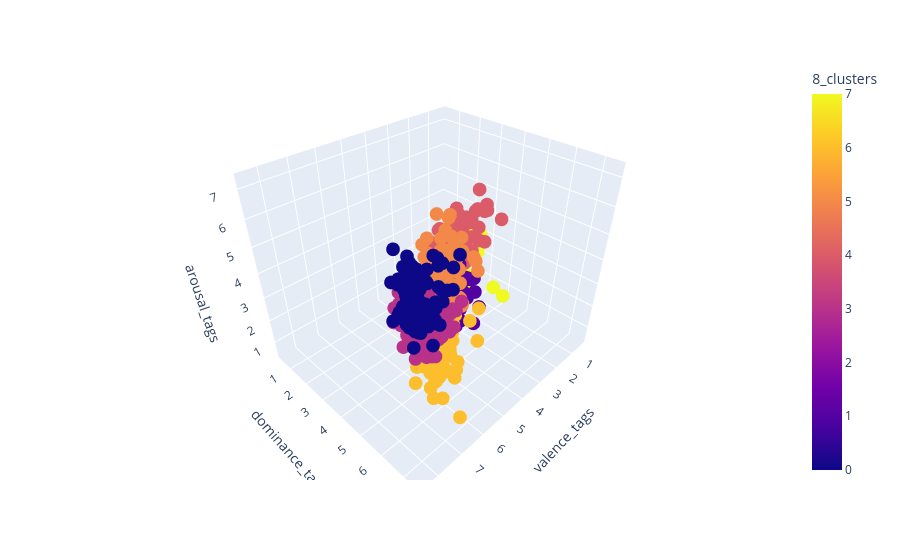

Notebook cell for this chart:
### Code cell
import plotly.express as px

fig = px.scatter_3d(y, x='valence_tags', y='dominance_tags', z='arousal_tags',
              color='8_clusters')
fig.show()

### Figure 1 — Plotly figure (JSON) as saved in the notebook; plotly's stock layout.template omitted (floating-point values rounded to 4 significant figures; data arrays with more than 128 entries replaced by an {"elided": "..."} marker saying what was removed)
{"data": [{"hovertemplate": "valence_tags=%{x}<br>dominance_tags=%{y}<br>arousal_tags=%{z}<br>8_clusters=%{marker.color}<extra></extra>", "legendgroup": "", "marker": {"color": {"elided": "1697 int values"}, "coloraxis": "coloraxis", "symbol": "circle"}, "mode": "markers", "name": "", "scene": "scene", "showlegend": false, "type": "scatter3d", "x": {"elided": "1697 float values"}, "y": {"elided": "1697 float values"}, "z": {"elided": "1697 float values"}}], "layout": {"coloraxis": {"colorbar": {"title": {"text": "8_clusters"}}, "colorscale": [[0, "#0d0887"], [0.1111, "#46039f"], [0.2222, "#7201a8"], [0.3333, "#9c179e"], [0.4444, "#bd3786"], [0.5556, "#d8576b"], [0.6667, "#ed7953"], [0.7778, "#fb9f3a"], [0.8889, "#fdca26"], [1, "#f0f921"]]}, "legend": {"tracegroupgap": 0}, "margin": {"t": 60}, "scene": {"domain": {"x": [0, 1], "y": [0, 1]}, "xaxis": {"title": {"text": "valence_tags"}}, "yaxis": {"title": {"text": "dominance_tags"}}, "zaxis": {"title": {"text": "arousal_tags"}}}}}
